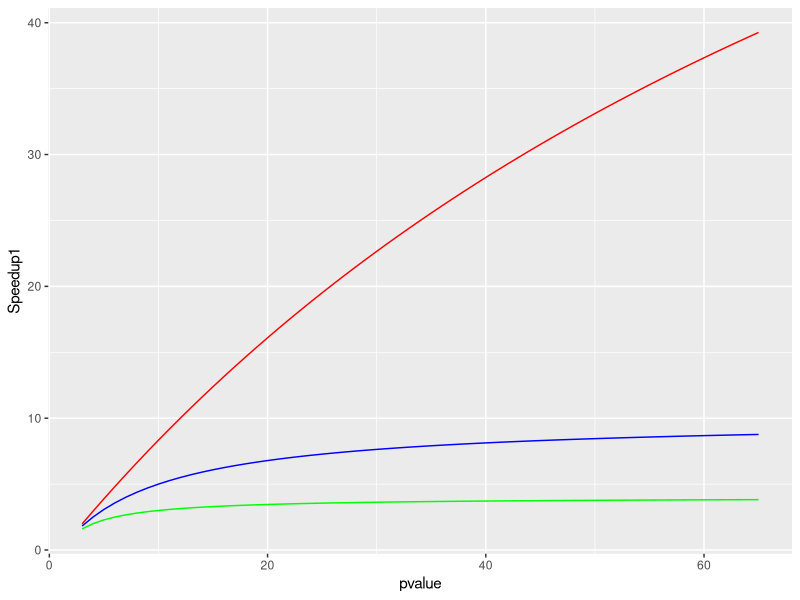

Here is the R script that generated this plot:
library(ggplot2)


Speedup1 <- 0
Speedup2 <- 0
Speedup3 <- 0 
sanswer1 <- 0
sanswer2 <- 0
sanswer3 <- 0
pvalue <- 0

p <- 2
s1 <- 0.01
s2 <- 0.1
s3 <- 0.25
for(i in 1:63){
  # answer1 <- 1/((1-s1)+ (s1/p))
  # answer2 <- 1/((1-s2) + (s2/p))
  # answer3 <- 1/((1-s3) + (s3/p))
  answer1 <- 1/(s1+ ((1-s1)/p))
  answer2 <- 1/(s2+ ((1-s2)/p))
  answer3 <- 1/(s3+ ((1-s3)/p))
  p = p + 1

  
  Speedup1 <- append(Speedup1, answer1)
  Speedup2 <- append(Speedup2 , answer2)
  Speedup3 <- append(Speedup3, answer3)
  sanswer1 <- append(sanswer1, s1)
  sanswer2 <- append(sanswer2, s2)
  sanswer3 <- append(sanswer3, s3)
  pvalue <- append(pvalue, p)
  
  # s <- s + 0.01
}

total <- data.frame(pvalue, Speedup1,Speedup2,Speedup3)
total <- total[-1,]

write.csv(total, file = "question2v1.csv")

ggplot(total, aes( pvalue))+
  geom_line(aes(y = Speedup1 ),colour= "red")+
  geom_line(aes(y = Speedup2 ),colour = "blue") +
  geom_line(aes(y = Speedup3 ),colour = "green")